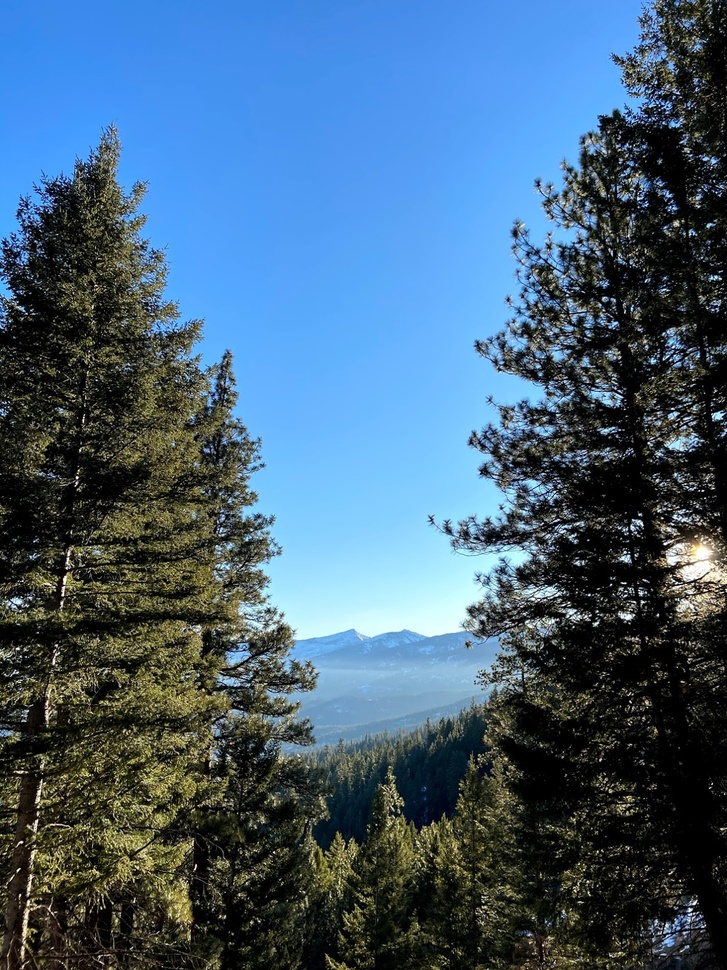
#> input picture example/IMG_3690.jpg, 727 x 970 px, shrunk from 1192 x 1590 before the run
$ python overlay.py ../example/IMG_3690.jpg
#> lines starting #> are read from the running program, lines starting #| are printed output that depends on the picture
#!/usr/bin/env python3

from PIL import Image

DEFAULT_ALPHA = 0.5
DEFAULT_COLOR = "#000000"
DEFAULT_OUTPUT = "output.jpg"


def create_color_overlay_image(content_image: Image, color: str,
                               alpha: float) -> Image:
    """
    Accept a content image, in other words an image of something or someone, and
    overlay it on to a solid color with the given level of transparency (alpha).

    >>> c = Image.new("RGB", (100, 100), "#ffffff")
    >>> r = create_color_overlay_image(c, "#000000", 0.5)
    >>> r.size
    (100, 100)
    >>> r.getpixel((0, 0))
    (127, 127, 127)
    """
    rgb_content_image = content_image if content_image.mode == "RGB" else content_image.convert("RGB")
    base_image = Image.new("RGB", content_image.size, color)
    return Image.blend(base_image, content_image.convert("RGB"), alpha)


def _main():
    from argparse import ArgumentParser
    from sys import argv

    parser = ArgumentParser(
        "overlay.py",
        description="Create an overlay image using the given color as a base.")
    parser.add_argument("image", type=str, metavar="IMAGE",
                        help="path to the image to overlay")
    parser.add_argument("-a", "--alpha", type=float, default=DEFAULT_ALPHA,
                        help="transparency level for overlay")
    parser.add_argument("-c", "--color", type=str, default=DEFAULT_COLOR,
                        help="background color for final image")
    parser.add_argument("-o", "--output", type=str, default=DEFAULT_OUTPUT,
                        metavar="PATH",
                        help="path to the desired output file")
    args = parser.parse_args(argv[1:])

    alpha_value = args.alpha if args.alpha else DEFAULT_ALPHA
    color_value = args.color if args.color else DEFAULT_COLOR
    output_value = args.output if args.output else DEFAULT_OUTPUT

    content_image = Image.open(args.image)
#> content_image is the input picture: PIL image 727x970 RGB; mean R, G, B 68.3, 96.7, 120
    overlay_image = create_color_overlay_image(content_image, color_value, alpha_value)
#> in create_color_overlay_image, `base_image = Image.new("RGB", content_image.size, color)`: base_image: PIL image 727x970 RGB; every value is 0
#> in create_color_overlay_image, `return Image.blend(base_image, content_image.convert("RGB"), alpha)`:
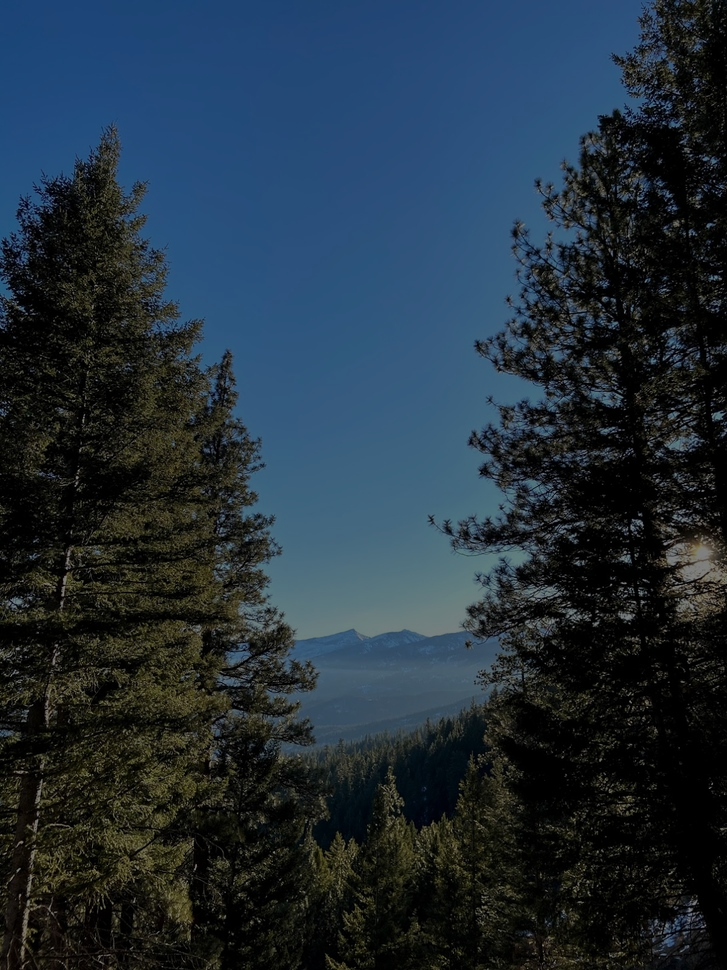
#> returned value: PIL image 727x970 RGB; mean R, G, B 33.9, 48.1, 59.7

    overlay_image.save(output_value)


if __name__ == "__main__":
    _main()

$ run again, on example/IMG_3882.jpg
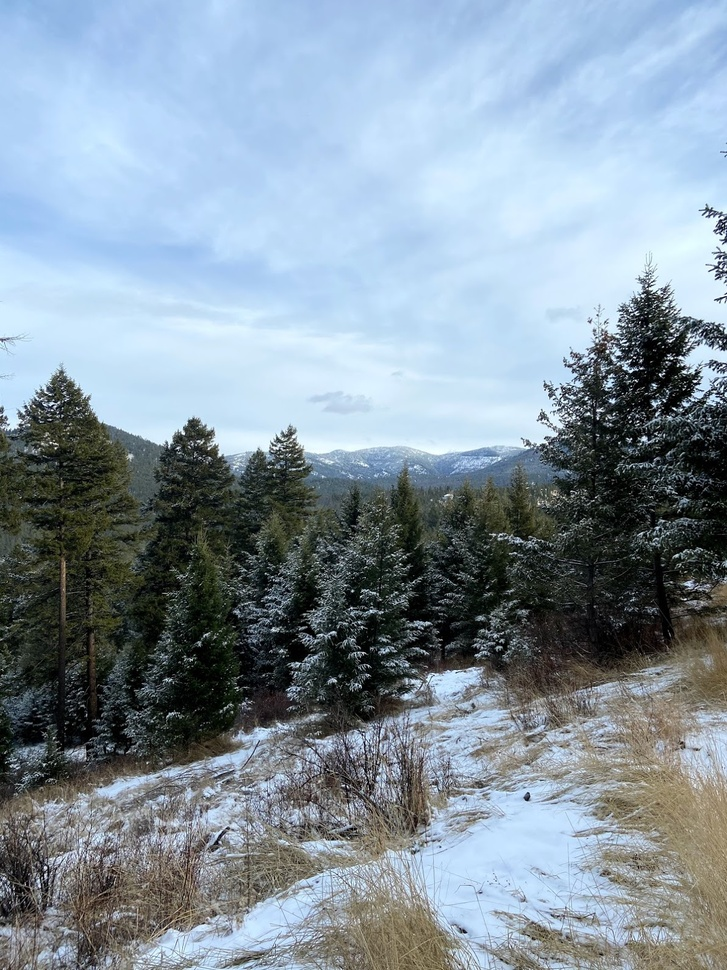
#> input picture example/IMG_3882.jpg, 727 x 970 px, shrunk from 1192 x 1590 before the run
#> in _main, content_image is the input picture: PIL image 727x970 RGB; mean R, G, B 132.5, 147.9, 159.9
#> base_image: PIL image 727x970 RGB; every value is 0
#> in create_color_overlay_image, `return Image.blend(base_image, content_image.convert("RGB"), alpha)`:
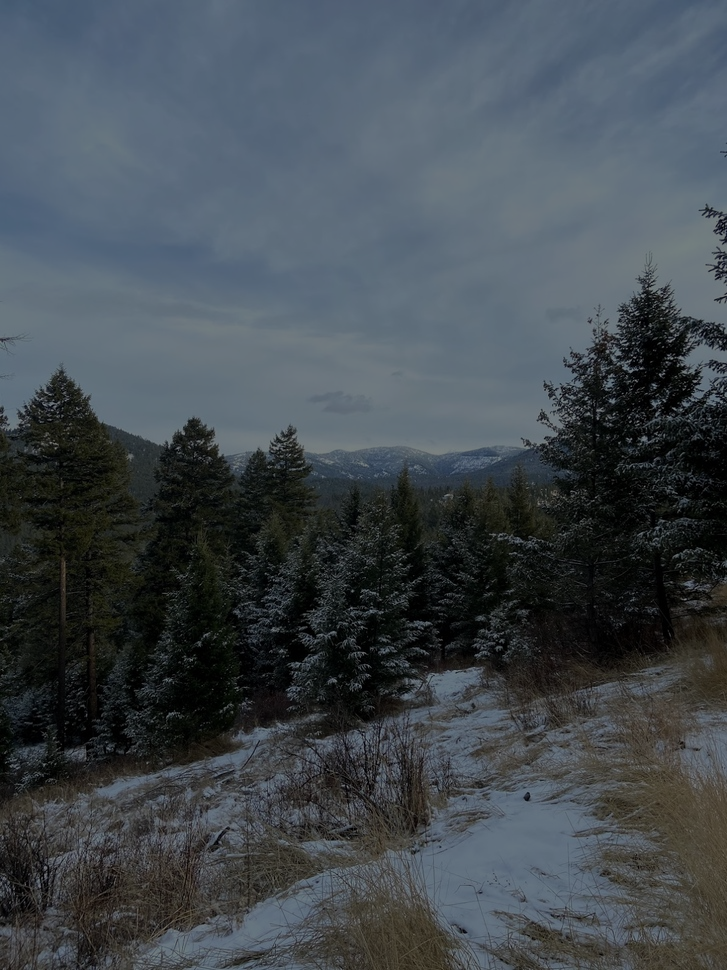
#> returned value: PIL image 727x970 RGB; mean R, G, B 66, 73.7, 79.7

$ run again, on example/IMG_3959.jpg
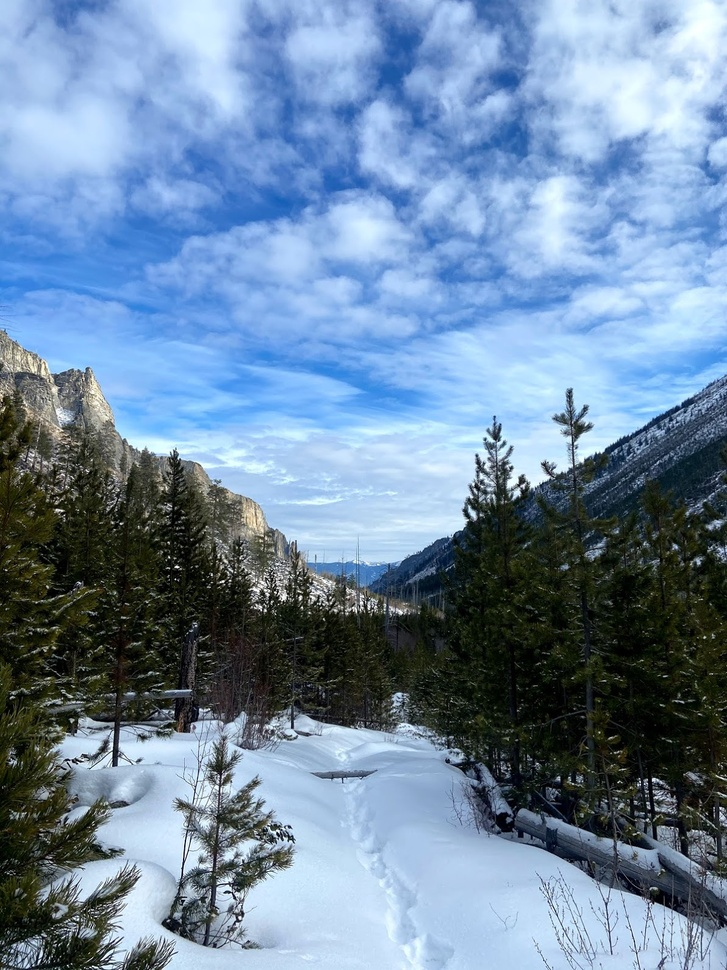
#> input picture example/IMG_3959.jpg, 727 x 970 px, shrunk from 1192 x 1590 before the run
#> in _main, content_image is the input picture: PIL image 727x970 RGB; mean R, G, B 110.8, 136.1, 162.6
#> base_image: PIL image 727x970 RGB; every value is 0
#> in create_color_overlay_image, `return Image.blend(base_image, content_image.convert("RGB"), alpha)`:
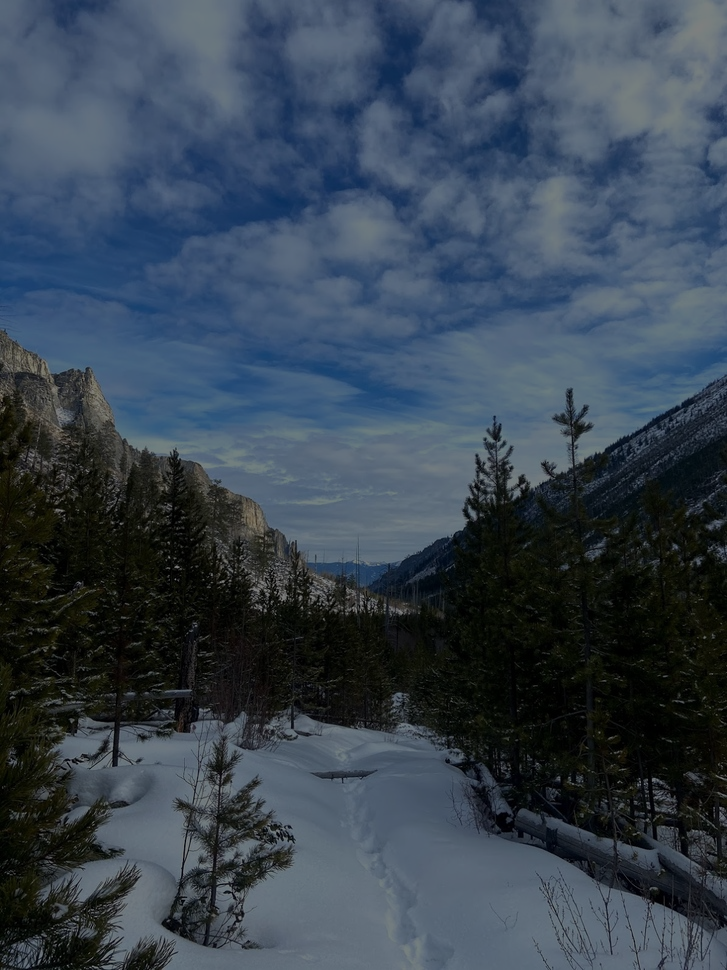
#> returned value: PIL image 727x970 RGB; mean R, G, B 55.1, 67.8, 81.1

$ run again, on example/IMG_4003.jpg
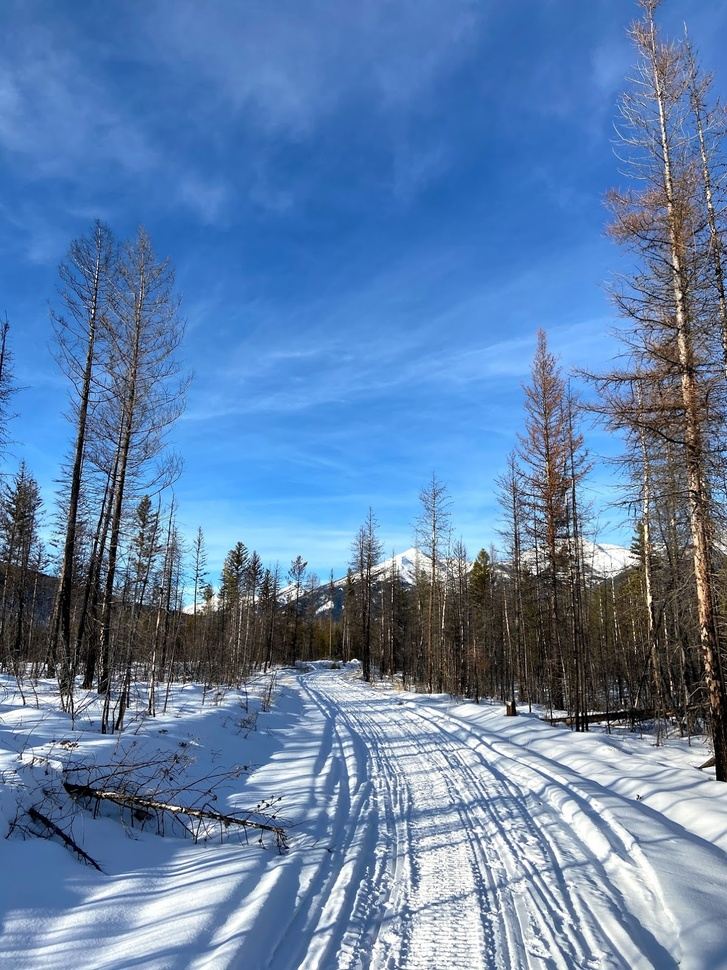
#> input picture example/IMG_4003.jpg, 727 x 970 px, shrunk from 1192 x 1590 before the run
#> in _main, content_image is the input picture: PIL image 727x970 RGB; mean R, G, B 96.5, 128.6, 169.8
#> base_image: PIL image 727x970 RGB; every value is 0
#> in create_color_overlay_image, `return Image.blend(base_image, content_image.convert("RGB"), alpha)`:
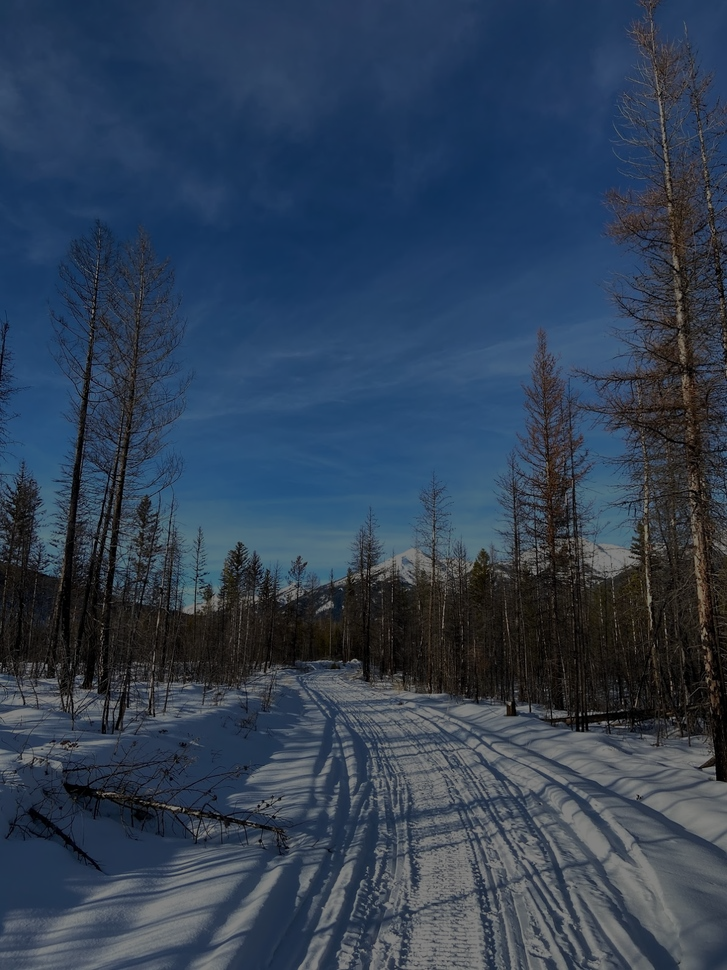
#> returned value: PIL image 727x970 RGB; mean R, G, B 48, 64.1, 84.7
